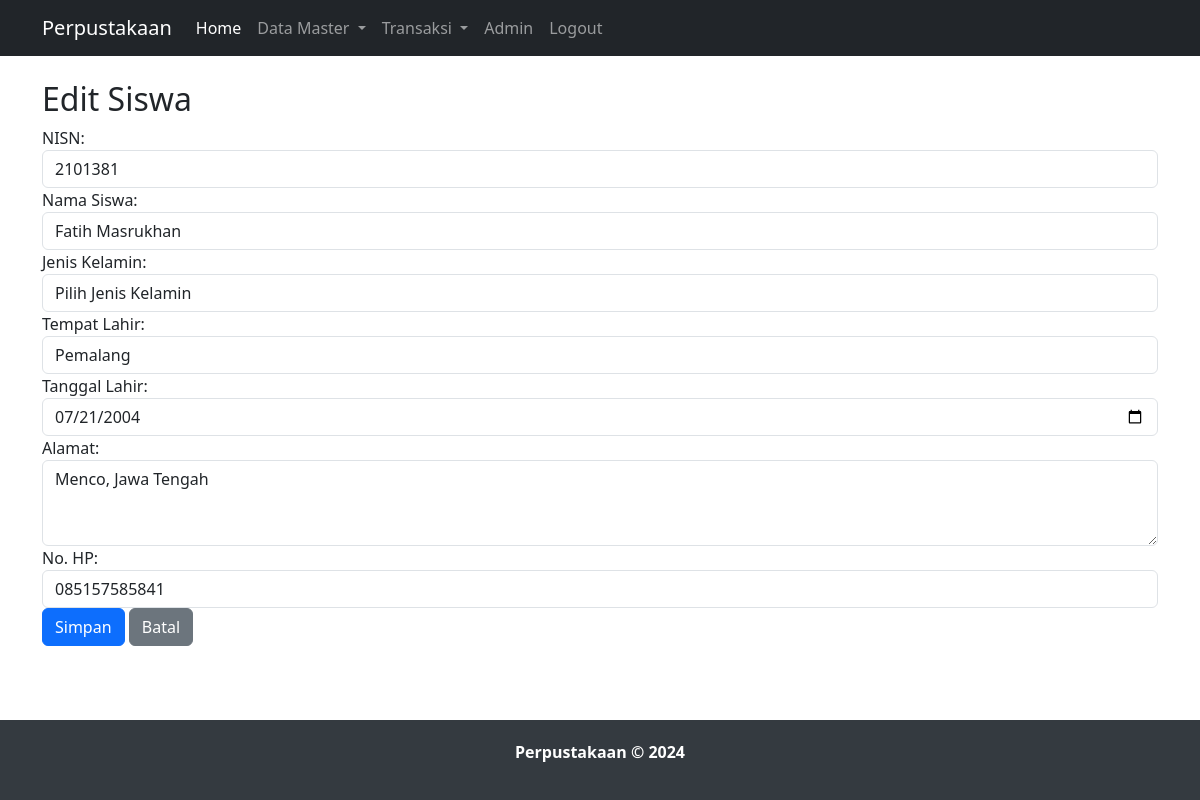
/edit_siswa.php?nisn=2101381, run on the app's committed database.
### tables this page shows
CREATE TABLE `siswa` (
  `nisn` varchar(20) NOT NULL,
  `nama_siswa` varchar(100) DEFAULT NULL,
  `jkel` char(1) DEFAULT NULL,
  `tempat_lahir` varchar(30) DEFAULT NULL,
  `tgl_lahir` date DEFAULT NULL,
  `alamat` varchar(255) DEFAULT NULL,
  `no_hp` varchar(13) DEFAULT NULL
);

### edit_siswa.php (the view, shortened to what this page needs)
<?php
include "header.php";
include "koneksi.php";
if(isset($_GET['nisn'])) {
    $nisn = $_GET['nisn'];
    $query = "SELECT * FROM siswa WHERE nisn='$nisn'";
    $result = mysqli_query($koneksi, $query);
    $data = mysqli_fetch_assoc($result);
} else {
    header("Location: data_siswa.php");
}
?>
<div class="container mt-4">
    <h2>Edit Siswa</h2>
    <form action="" method="POST">
        <div class="form-group">
            <label for="nisn">NISN:</label>
            <input type="text" class="form-control" id="nisn" name="nisn" value="<?php echo $data['nisn']; ?>" readonly>
        </div>
        <div class="form-group">
            <label for="nama_siswa">Nama Siswa:</label>
            <input type="text" class="form-control" id="nama_siswa" name="nama_siswa" value="<?php echo $data['nama_siswa']; ?>" required>
        </div>
        <div class="form-group">
            <label for="jkel">Jenis Kelamin:</label>
            <select class="form-control" id="jkel" name="jkel" required>
                <option value="">Pilih Jenis Kelamin</option>
            </select>
        </div>
        <div class="form-group">
            <label for="tempat_lahir">Tempat Lahir:</label>
            <input type="text" class="form-control" id="tempat_lahir" name="tempat_lahir" value="<?php echo $data['tempat_lahir']; ?>" required>
        </div>
        <div class="form-group">
            <label for="tgl_lahir">Tanggal Lahir:</label>
            <input type="date" class="form-control" id="tgl_lahir" name="tgl_lahir" value="<?php echo $data['tgl_lahir']; ?>" required>
        </div>
        <div class="form-group">
            <label for="alamat">Alamat:</label>
            <textarea class="form-control" id="alamat" name="alamat" rows=" 3" required><?php echo $data['alamat']; ?></textarea>
        </div>
        <div class="form-group">
            <label for="no_hp">No. HP:</label>
            <input type="text" class="form-control" id="no_hp" name="no_hp" value="<?php echo $data['no_hp']; ?>" required>
        </div>
        <button type="submit" name="submit" class="btn btn-primary">Simpan</button>
        <a href="data_siswa.php" class="btn btn-secondary">Batal</a>
    </form>
</div>

### header.php (style rules this page uses)
html, body { height: 100%; margin: 0; display: flex; flex-direction: column; }

### data on the page
siswa: nisn "2101381", nama_siswa "Fatih Masrukhan", tempat_lahir "Pemalang", tgl_lahir "07/21/2004", alamat "Menco, Jawa Tengah", no_hp "085157585841"
